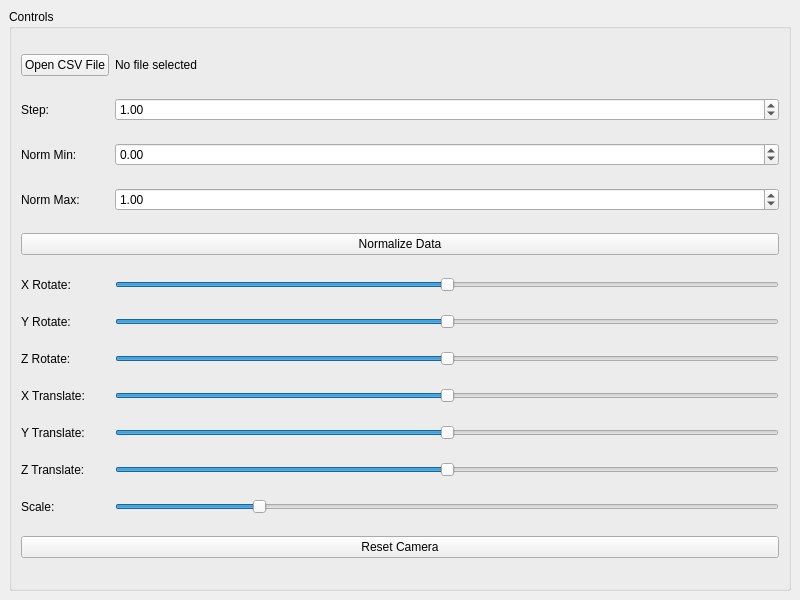
<?xml version="1.0" encoding="UTF-8"?>
<ui version="4.0">
 <class>MainWindow</class>
 <widget class="QMainWindow" name="MainWindow">
  <property name="geometry">
   <rect>
    <x>0</x>
    <y>0</y>
    <width>800</width>
    <height>600</height>
   </rect>
  </property>
  <property name="windowTitle">
   <string>3D Surface Visualizer</string>
  </property>
  <widget class="QWidget" name="centralwidget">
   <layout class="QVBoxLayout" name="verticalLayout">
    <item>
     <widget class="QGroupBox" name="groupBox">
      <property name="title">
       <string>Controls</string>
      </property>
      <layout class="QGridLayout" name="gridLayout">
       <item row="0" column="0">
        <widget class="QPushButton" name="openFileButton">
         <property name="text">
          <string>Open CSV File</string>
         </property>
        </widget>
       </item>
       <item row="0" column="1">
        <widget class="QLabel" name="filenameLabel">
         <property name="text">
          <string>No file selected</string>
         </property>
        </widget>
       </item>
       <item row="1" column="0">
        <widget class="QLabel" name="label">
         <property name="text">
          <string>Step:</string>
         </property>
        </widget>
       </item>
       <item row="1" column="1">
        <widget class="QDoubleSpinBox" name="stepInput">
         <property name="minimum">
          <double>0.100000000000000</double>
         </property>
         <property name="maximum">
          <double>10.000000000000000</double>
         </property>
         <property name="singleStep">
          <double>0.100000000000000</double>
         </property>
         <property name="value">
          <double>1.000000000000000</double>
         </property>
        </widget>
       </item>
       <item row="2" column="0">
        <widget class="QLabel" name="label_2">
         <property name="text">
          <string>Norm Min:</string>
         </property>
        </widget>
       </item>
       <item row="2" column="1">
        <widget class="QDoubleSpinBox" name="normMinInput">
         <property name="minimum">
          <double>-100.000000000000000</double>
         </property>
         <property name="maximum">
          <double>100.000000000000000</double>
         </property>
         <property name="value">
          <double>0.000000000000000</double>
         </property>
        </widget>
       </item>
       <item row="3" column="0">
        <widget class="QLabel" name="label_3">
         <property name="text">
          <string>Norm Max:</string>
         </property>
        </widget>
       </item>
       <item row="3" column="1">
        <widget class="QDoubleSpinBox" name="normMaxInput">
         <property name="minimum">
          <double>-100.000000000000000</double>
         </property>
         <property name="maximum">
          <double>100.000000000000000</double>
         </property>
         <property name="value">
          <double>1.000000000000000</double>
         </property>
        </widget>
       </item>
       <item row="4" column="0" colspan="2">
        <widget class="QPushButton" name="normalizeButton">
         <property name="text">
          <string>Normalize Data</string>
         </property>
        </widget>
       </item>
       <item row="5" column="0">
        <widget class="QLabel" name="label_4">
         <property name="text">
          <string>X Rotate:</string>
         </property>
        </widget>
       </item>
       <item row="5" column="1">
        <widget class="QSlider" name="xRotateSlider">
         <property name="minimum">
          <number>-180</number>
         </property>
         <property name="maximum">
          <number>180</number>
         </property>
         <property name="orientation">
          <enum>Qt::Horizontal</enum>
         </property>
        </widget>
       </item>
       <item row="6" column="0">
        <widget class="QLabel" name="label_5">
         <property name="text">
          <string>Y Rotate:</string>
         </property>
        </widget>
       </item>
       <item row="6" column="1">
        <widget class="QSlider" name="yRotateSlider">
         <property name="minimum">
          <number>-180</number>
         </property>
         <property name="maximum">
          <number>180</number>
         </property>
         <property name="orientation">
          <enum>Qt::Horizontal</enum>
         </property>
        </widget>
       </item>
       <item row="7" column="0">
        <widget class="QLabel" name="label_6">
         <property name="text">
          <string>Z Rotate:</string>
         </property>
        </widget>
       </item>
       <item row="7" column="1">
        <widget class="QSlider" name="zRotateSlider">
         <property name="minimum">
          <number>-180</number>
         </property>
         <property name="maximum">
          <number>180</number>
         </property>
         <property name="orientation">
          <enum>Qt::Horizontal</enum>
         </property>
        </widget>
       </item>
       <item row="8" column="0">
        <widget class="QLabel" name="label_7">
         <property name="text">
          <string>X Translate:</string>
         </property>
        </widget>
       </item>
       <item row="8" column="1">
        <widget class="QSlider" name="xTranslateSlider">
         <property name="minimum">
          <number>-100</number>
         </property>
         <property name="maximum">
          <number>100</number>
         </property>
         <property name="orientation">
          <enum>Qt::Horizontal</enum>
         </property>
        </widget>
       </item>
       <item row="9" column="0">
        <widget class="QLabel" name="label_8">
         <property name="text">
          <string>Y Translate:</string>
         </property>
        </widget>
       </item>
       <item row="9" column="1">
        <widget class="QSlider" name="yTranslateSlider">
         <property name="minimum">
          <number>-100</number>
         </property>
         <property name="maximum">
          <number>100</number>
         </property>
         <property name="orientation">
          <enum>Qt::Horizontal</enum>
         </property>
        </widget>
       </item>
       <item row="10" column="0">
        <widget class="QLabel" name="label_9">
         <property name="text">
          <string>Z Translate:</string>
         </property>
        </widget>
       </item>
       <item row="10" column="1">
        <widget class="QSlider" name="zTranslateSlider">
         <property name="minimum">
          <number>-100</number>
         </property>
         <property name="maximum">
          <number>100</number>
         </property>
         <property name="orientation">
          <enum>Qt::Horizontal</enum>
         </property>
        </widget>
       </item>
       <item row="11" column="0">
        <widget class="QLabel" name="label_10">
         <property name="text">
          <string>Scale:</string>
         </property>
        </widget>
       </item>
       <item row="11" column="1">
        <widget class="QSlider" name="scaleSlider">
         <property name="minimum">
          <number>10</number>
         </property>
         <property name="maximum">
          <number>200</number>
         </property>
         <property name="value">
          <number>50</number>
         </property>
         <property name="orientation">
          <enum>Qt::Horizontal</enum>
         </property>
        </widget>
       </item>
       <item row="12" column="0" colspan="2">
        <widget class="QPushButton" name="resetCameraButton">
         <property name="text">
          <string>Reset Camera</string>
         </property>
        </widget>
       </item>
      </layout>
     </widget>
    </item>
   </layout>
  </widget>
 </widget>
 <resources/>
 <connections/>
</ui>
